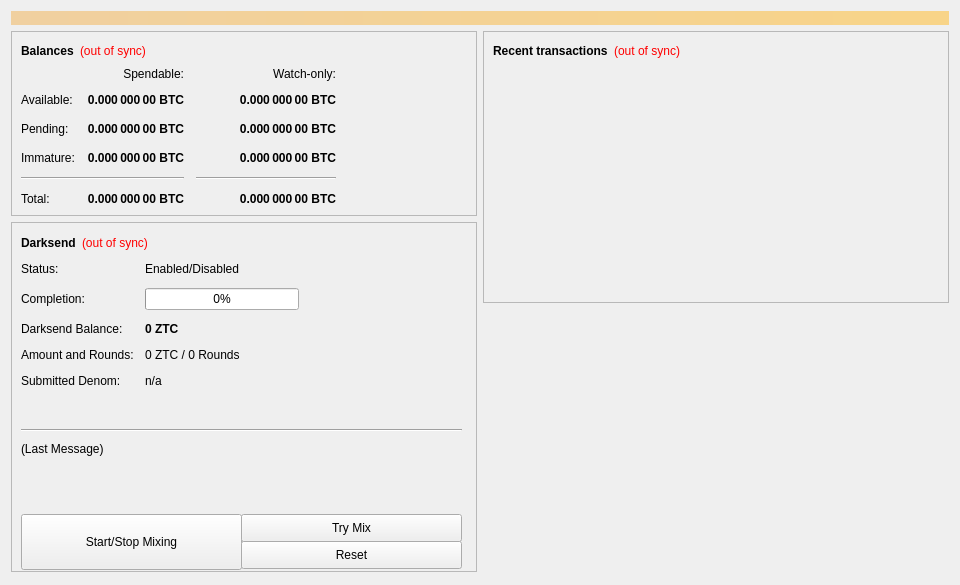
<?xml version="1.0" encoding="UTF-8"?>
<ui version="4.0">
 <class>OverviewPage</class>
 <widget class="QWidget" name="OverviewPage">
  <property name="geometry">
   <rect>
    <x>0</x>
    <y>0</y>
    <width>960</width>
    <height>585</height>
   </rect>
  </property>
  <property name="minimumSize">
   <size>
    <width>960</width>
    <height>0</height>
   </size>
  </property>
  <property name="windowTitle">
   <string>Form</string>
  </property>
  <layout class="QVBoxLayout" name="topLayout">
   <item>
    <widget class="QLabel" name="labelAlerts">
     <property name="visible">
      <bool>false</bool>
     </property>
     <property name="styleSheet">
      <string notr="true">background-color: qlineargradient(x1: 0, y1: 0, x2: 1, y2: 0, stop:0 #F0D0A0, stop:1 #F8D488); color:#000000;</string>
     </property>
     <property name="wordWrap">
      <bool>true</bool>
     </property>
     <property name="margin">
      <number>3</number>
     </property>
    </widget>
   </item>
   <item>
    <layout class="QHBoxLayout" name="horizontalLayout" stretch="1,1">
     <item>
      <layout class="QVBoxLayout" name="verticalLayout_2">
       <item>
        <widget class="QFrame" name="frame">
         <property name="frameShape">
          <enum>QFrame::StyledPanel</enum>
         </property>
         <property name="frameShadow">
          <enum>QFrame::Raised</enum>
         </property>
         <layout class="QVBoxLayout" name="verticalLayout_4">
          <item>
           <layout class="QHBoxLayout" name="horizontalLayout_4">
            <item>
             <widget class="QLabel" name="label_5">
              <property name="font">
               <font>
                <weight>75</weight>
                <bold>true</bold>
               </font>
              </property>
              <property name="text">
               <string>Balances</string>
              </property>
             </widget>
            </item>
            <item>
             <widget class="QLabel" name="labelWalletStatus">
              <property name="cursor">
               <cursorShape>WhatsThisCursor</cursorShape>
              </property>
              <property name="toolTip">
               <string>The displayed information may be out of date. Your wallet automatically synchronizes with the Zetcoin network after a connection is established, but this process has not completed yet.</string>
              </property>
              <property name="styleSheet">
               <string notr="true">QLabel { color: red; }</string>
              </property>
              <property name="text">
               <string notr="true">(out of sync)</string>
              </property>
              <property name="alignment">
               <set>Qt::AlignLeading|Qt::AlignLeft|Qt::AlignVCenter</set>
              </property>
             </widget>
            </item>
            <item>
             <spacer name="horizontalSpacer_3">
              <property name="orientation">
               <enum>Qt::Horizontal</enum>
              </property>
              <property name="sizeHint" stdset="0">
               <size>
                <width>40</width>
                <height>20</height>
               </size>
              </property>
             </spacer>
            </item>
           </layout>
          </item>
          <item>
           <layout class="QGridLayout" name="gridLayout">
            <property name="spacing">
             <number>12</number>
            </property>
            <item row="2" column="2">
             <widget class="QLabel" name="labelWatchPending">
              <property name="font">
               <font>
                <weight>75</weight>
                <bold>true</bold>
               </font>
              </property>
              <property name="cursor">
               <cursorShape>IBeamCursor</cursorShape>
              </property>
              <property name="toolTip">
               <string>Unconfirmed transactions to watch-only addresses</string>
              </property>
              <property name="text">
               <string notr="true">0.000 000 00 BTC</string>
              </property>
              <property name="alignment">
               <set>Qt::AlignRight|Qt::AlignTrailing|Qt::AlignVCenter</set>
              </property>
              <property name="textInteractionFlags">
               <set>Qt::LinksAccessibleByMouse|Qt::TextSelectableByKeyboard|Qt::TextSelectableByMouse</set>
              </property>
             </widget>
            </item>
            <item row="2" column="1">
             <widget class="QLabel" name="labelUnconfirmed">
              <property name="font">
               <font>
                <weight>75</weight>
                <bold>true</bold>
               </font>
              </property>
              <property name="cursor">
               <cursorShape>IBeamCursor</cursorShape>
              </property>
              <property name="toolTip">
               <string>Total of transactions that have yet to be confirmed, and do not yet count toward the spendable balance</string>
              </property>
              <property name="text">
               <string notr="true">0.000 000 00 BTC</string>
              </property>
              <property name="alignment">
               <set>Qt::AlignRight|Qt::AlignTrailing|Qt::AlignVCenter</set>
              </property>
              <property name="textInteractionFlags">
               <set>Qt::LinksAccessibleByMouse|Qt::TextSelectableByKeyboard|Qt::TextSelectableByMouse</set>
              </property>
             </widget>
            </item>
            <item row="3" column="2">
             <widget class="QLabel" name="labelWatchImmature">
              <property name="font">
               <font>
                <weight>75</weight>
                <bold>true</bold>
               </font>
              </property>
              <property name="cursor">
               <cursorShape>IBeamCursor</cursorShape>
              </property>
              <property name="toolTip">
               <string>Mined balance in watch-only addresses that has not yet matured</string>
              </property>
              <property name="text">
               <string notr="true">0.000 000 00 BTC</string>
              </property>
              <property name="alignment">
               <set>Qt::AlignRight|Qt::AlignTrailing|Qt::AlignVCenter</set>
              </property>
              <property name="textInteractionFlags">
               <set>Qt::LinksAccessibleByMouse|Qt::TextSelectableByKeyboard|Qt::TextSelectableByMouse</set>
              </property>
             </widget>
            </item>
            <item row="4" column="0" colspan="2">
             <widget class="Line" name="lineSpendableBalance">
              <property name="orientation">
               <enum>Qt::Horizontal</enum>
              </property>
             </widget>
            </item>
            <item row="4" column="2">
             <widget class="Line" name="lineWatchBalance">
              <property name="sizePolicy">
               <sizepolicy hsizetype="Preferred" vsizetype="Fixed">
                <horstretch>0</horstretch>
                <verstretch>0</verstretch>
               </sizepolicy>
              </property>
              <property name="minimumSize">
               <size>
                <width>140</width>
                <height>0</height>
               </size>
              </property>
              <property name="orientation">
               <enum>Qt::Horizontal</enum>
              </property>
             </widget>
            </item>
            <item row="5" column="0">
             <widget class="QLabel" name="labelTotalText">
              <property name="text">
               <string>Total:</string>
              </property>
             </widget>
            </item>
            <item row="3" column="1">
             <widget class="QLabel" name="labelImmature">
              <property name="font">
               <font>
                <weight>75</weight>
                <bold>true</bold>
               </font>
              </property>
              <property name="cursor">
               <cursorShape>IBeamCursor</cursorShape>
              </property>
              <property name="toolTip">
               <string>Mined balance that has not yet matured</string>
              </property>
              <property name="text">
               <string notr="true">0.000 000 00 BTC</string>
              </property>
              <property name="alignment">
               <set>Qt::AlignRight|Qt::AlignTrailing|Qt::AlignVCenter</set>
              </property>
              <property name="textInteractionFlags">
               <set>Qt::LinksAccessibleByMouse|Qt::TextSelectableByKeyboard|Qt::TextSelectableByMouse</set>
              </property>
             </widget>
            </item>
            <item row="2" column="3">
             <spacer name="horizontalSpacer_2">
              <property name="orientation">
               <enum>Qt::Horizontal</enum>
              </property>
              <property name="sizeHint" stdset="0">
               <size>
                <width>40</width>
                <height>20</height>
               </size>
              </property>
             </spacer>
            </item>
            <item row="3" column="0">
             <widget class="QLabel" name="labelImmatureText">
              <property name="text">
               <string>Immature:</string>
              </property>
             </widget>
            </item>
            <item row="5" column="1">
             <widget class="QLabel" name="labelTotal">
              <property name="font">
               <font>
                <weight>75</weight>
                <bold>true</bold>
               </font>
              </property>
              <property name="cursor">
               <cursorShape>IBeamCursor</cursorShape>
              </property>
              <property name="toolTip">
               <string>Your current total balance</string>
              </property>
              <property name="text">
               <string notr="true">0.000 000 00 BTC</string>
              </property>
              <property name="alignment">
               <set>Qt::AlignRight|Qt::AlignTrailing|Qt::AlignVCenter</set>
              </property>
              <property name="textInteractionFlags">
               <set>Qt::LinksAccessibleByMouse|Qt::TextSelectableByKeyboard|Qt::TextSelectableByMouse</set>
              </property>
             </widget>
            </item>
            <item row="5" column="2">
             <widget class="QLabel" name="labelWatchTotal">
              <property name="font">
               <font>
                <weight>75</weight>
                <bold>true</bold>
               </font>
              </property>
              <property name="cursor">
               <cursorShape>IBeamCursor</cursorShape>
              </property>
              <property name="toolTip">
               <string>Current total balance in watch-only addresses</string>
              </property>
              <property name="text">
               <string notr="true">0.000 000 00 BTC</string>
              </property>
              <property name="alignment">
               <set>Qt::AlignRight|Qt::AlignTrailing|Qt::AlignVCenter</set>
              </property>
              <property name="textInteractionFlags">
               <set>Qt::LinksAccessibleByMouse|Qt::TextSelectableByKeyboard|Qt::TextSelectableByMouse</set>
              </property>
             </widget>
            </item>
            <item row="0" column="2">
             <widget class="QLabel" name="labelWatchonly">
              <property name="text">
               <string>Watch-only:</string>
              </property>
              <property name="alignment">
               <set>Qt::AlignRight|Qt::AlignTrailing|Qt::AlignVCenter</set>
              </property>
             </widget>
            </item>
            <item row="1" column="0">
             <widget class="QLabel" name="labelBalanceText">
              <property name="text">
               <string>Available:</string>
              </property>
             </widget>
            </item>
            <item row="1" column="1">
             <widget class="QLabel" name="labelBalance">
              <property name="font">
               <font>
                <weight>75</weight>
                <bold>true</bold>
               </font>
              </property>
              <property name="cursor">
               <cursorShape>IBeamCursor</cursorShape>
              </property>
              <property name="toolTip">
               <string>Your current spendable balance</string>
              </property>
              <property name="text">
               <string notr="true">0.000 000 00 BTC</string>
              </property>
              <property name="alignment">
               <set>Qt::AlignRight|Qt::AlignTrailing|Qt::AlignVCenter</set>
              </property>
              <property name="textInteractionFlags">
               <set>Qt::LinksAccessibleByMouse|Qt::TextSelectableByKeyboard|Qt::TextSelectableByMouse</set>
              </property>
             </widget>
            </item>
            <item row="1" column="2">
             <widget class="QLabel" name="labelWatchAvailable">
              <property name="font">
               <font>
                <weight>75</weight>
                <bold>true</bold>
               </font>
              </property>
              <property name="cursor">
               <cursorShape>IBeamCursor</cursorShape>
              </property>
              <property name="toolTip">
               <string>Your current balance in watch-only addresses</string>
              </property>
              <property name="text">
               <string notr="true">0.000 000 00 BTC</string>
              </property>
              <property name="alignment">
               <set>Qt::AlignRight|Qt::AlignTrailing|Qt::AlignVCenter</set>
              </property>
              <property name="textInteractionFlags">
               <set>Qt::LinksAccessibleByMouse|Qt::TextSelectableByKeyboard|Qt::TextSelectableByMouse</set>
              </property>
             </widget>
            </item>
            <item row="2" column="0">
             <widget class="QLabel" name="labelPendingText">
              <property name="text">
               <string>Pending:</string>
              </property>
             </widget>
            </item>
            <item row="0" column="1">
             <widget class="QLabel" name="labelSpendable">
              <property name="text">
               <string>Spendable:</string>
              </property>
              <property name="alignment">
               <set>Qt::AlignRight|Qt::AlignTrailing|Qt::AlignVCenter</set>
              </property>
             </widget>
            </item>
           </layout>
          </item>
         </layout>
        </widget>
       </item>
       <item>
        <widget class="QFrame" name="frameDarksend">
         <property name="minimumSize">
          <size>
           <width>0</width>
           <height>350</height>
          </size>
         </property>
         <property name="layoutDirection">
          <enum>Qt::LeftToRight</enum>
         </property>
         <property name="frameShape">
          <enum>QFrame::StyledPanel</enum>
         </property>
         <property name="frameShadow">
          <enum>QFrame::Raised</enum>
         </property>
         <widget class="QWidget" name="formLayoutWidget">
          <property name="geometry">
           <rect>
            <x>10</x>
            <y>40</y>
            <width>451</width>
            <height>161</height>
           </rect>
          </property>
          <layout class="QFormLayout" name="formLayout">
           <property name="fieldGrowthPolicy">
            <enum>QFormLayout::AllNonFixedFieldsGrow</enum>
           </property>
           <property name="horizontalSpacing">
            <number>11</number>
           </property>
           <property name="verticalSpacing">
            <number>12</number>
           </property>
           <item row="0" column="0">
            <widget class="QLabel" name="label_6">
             <property name="text">
              <string>Status:</string>
             </property>
            </widget>
           </item>
           <item row="1" column="0">
            <widget class="QLabel" name="label_7">
             <property name="text">
              <string>Completion:</string>
             </property>
            </widget>
           </item>
           <item row="1" column="1">
            <widget class="QProgressBar" name="darksendProgress">
             <property name="maximumSize">
              <size>
               <width>154</width>
               <height>16777215</height>
              </size>
             </property>
             <property name="value">
              <number>0</number>
             </property>
            </widget>
           </item>
           <item row="2" column="0">
            <widget class="QLabel" name="labelAnonymizedText">
             <property name="text">
              <string>Darksend Balance:</string>
             </property>
            </widget>
           </item>
           <item row="2" column="1">
            <widget class="QLabel" name="labelAnonymized">
             <property name="font">
              <font>
               <weight>75</weight>
               <bold>true</bold>
              </font>
             </property>
             <property name="text">
              <string notr="true">0 ZTC</string>
             </property>
            </widget>
           </item>
           <item row="3" column="0">
            <widget class="QLabel" name="label_8">
             <property name="text">
              <string>Amount and Rounds:</string>
             </property>
            </widget>
           </item>
           <item row="3" column="1">
            <widget class="QLabel" name="labelAmountRounds">
             <property name="text">
              <string>0 ZTC / 0 Rounds</string>
             </property>
            </widget>
           </item>
           <item row="4" column="0">
            <widget class="QLabel" name="label_9">
             <property name="text">
              <string>Submitted Denom:</string>
             </property>
            </widget>
           </item>
           <item row="4" column="1">
            <widget class="QLabel" name="labelSubmittedDenom">
             <property name="toolTip">
              <string>The denominations you submitted to the Masternode.&lt;br&gt;To mix, other users must submit the exact same denominations.</string>
             </property>
             <property name="text">
              <string>n/a</string>
             </property>
            </widget>
           </item>
           <item row="0" column="1">
            <widget class="QLabel" name="darksendEnabled">
             <property name="text">
              <string>Enabled/Disabled</string>
             </property>
            </widget>
           </item>
          </layout>
         </widget>
         <widget class="QPushButton" name="runAutoDenom">
          <property name="geometry">
           <rect>
            <x>251</x>
            <y>17</y>
            <width>1</width>
            <height>1</height>
           </rect>
          </property>
          <property name="palette">
           <palette>
            <active>
             <colorrole role="WindowText">
              <brush brushstyle="SolidPattern">
               <color alpha="255">
                <red>0</red>
                <green>0</green>
                <blue>0</blue>
               </color>
              </brush>
             </colorrole>
             <colorrole role="Button">
              <brush brushstyle="SolidPattern">
               <color alpha="255">
                <red>239</red>
                <green>238</green>
                <blue>238</blue>
               </color>
              </brush>
             </colorrole>
             <colorrole role="Light">
              <brush brushstyle="SolidPattern">
               <color alpha="255">
                <red>255</red>
                <green>255</green>
                <blue>255</blue>
               </color>
              </brush>
             </colorrole>
             <colorrole role="Midlight">
              <brush brushstyle="SolidPattern">
               <color alpha="255">
                <red>247</red>
                <green>246</green>
                <blue>246</blue>
               </color>
              </brush>
             </colorrole>
             <colorrole role="Dark">
              <brush brushstyle="SolidPattern">
               <color alpha="255">
                <red>119</red>
                <green>119</green>
                <blue>119</blue>
               </color>
              </brush>
             </colorrole>
             <colorrole role="Mid">
              <brush brushstyle="SolidPattern">
               <color alpha="255">
                <red>159</red>
                <green>159</green>
                <blue>159</blue>
               </color>
              </brush>
             </colorrole>
             <colorrole role="Text">
              <brush brushstyle="SolidPattern">
               <color alpha="255">
                <red>0</red>
                <green>0</green>
                <blue>0</blue>
               </color>
              </brush>
             </colorrole>
             <colorrole role="BrightText">
              <brush brushstyle="SolidPattern">
               <color alpha="255">
                <red>255</red>
                <green>255</green>
                <blue>255</blue>
               </color>
              </brush>
             </colorrole>
             <colorrole role="ButtonText">
              <brush brushstyle="SolidPattern">
               <color alpha="255">
                <red>0</red>
                <green>0</green>
                <blue>0</blue>
               </color>
              </brush>
             </colorrole>
             <colorrole role="Base">
              <brush brushstyle="SolidPattern">
               <color alpha="255">
                <red>255</red>
                <green>255</green>
                <blue>255</blue>
               </color>
              </brush>
             </colorrole>
             <colorrole role="Window">
              <brush brushstyle="SolidPattern">
               <color alpha="255">
                <red>239</red>
                <green>238</green>
                <blue>238</blue>
               </color>
              </brush>
             </colorrole>
             <colorrole role="Shadow">
              <brush brushstyle="SolidPattern">
               <color alpha="255">
                <red>0</red>
                <green>0</green>
                <blue>0</blue>
               </color>
              </brush>
             </colorrole>
             <colorrole role="AlternateBase">
              <brush brushstyle="SolidPattern">
               <color alpha="255">
                <red>247</red>
                <green>246</green>
                <blue>246</blue>
               </color>
              </brush>
             </colorrole>
             <colorrole role="ToolTipBase">
              <brush brushstyle="SolidPattern">
               <color alpha="255">
                <red>255</red>
                <green>255</green>
                <blue>220</blue>
               </color>
              </brush>
             </colorrole>
             <colorrole role="ToolTipText">
              <brush brushstyle="SolidPattern">
               <color alpha="255">
                <red>0</red>
                <green>0</green>
                <blue>0</blue>
               </color>
              </brush>
             </colorrole>
            </active>
            <inactive>
             <colorrole role="WindowText">
              <brush brushstyle="SolidPattern">
               <color alpha="255">
                <red>0</red>
                <green>0</green>
                <blue>0</blue>
               </color>
              </brush>
             </colorrole>
             <colorrole role="Button">
              <brush brushstyle="SolidPattern">
               <color alpha="255">
                <red>239</red>
                <green>238</green>
                <blue>238</blue>
               </color>
              </brush>
             </colorrole>
             <colorrole role="Light">
              <brush brushstyle="SolidPattern">
               <color alpha="255">
                <red>255</red>
                <green>255</green>
                <blue>255</blue>
               </color>
              </brush>
             </colorrole>
             <colorrole role="Midlight">
              <brush brushstyle="SolidPattern">
               <color alpha="255">
                <red>247</red>
                <green>246</green>
                <blue>246</blue>
               </color>
              </brush>
             </colorrole>
             <colorrole role="Dark">
              <brush brushstyle="SolidPattern">
               <color alpha="255">
                <red>119</red>
                <green>119</green>
                <blue>119</blue>
               </color>
              </brush>
             </colorrole>
             <colorrole role="Mid">
              <brush brushstyle="SolidPattern">
               <color alpha="255">
                <red>159</red>
                <green>159</green>
                <blue>159</blue>
               </color>
              </brush>
             </colorrole>
             <colorrole role="Text">
              <brush brushstyle="SolidPattern">
               <color alpha="255">
                <red>0</red>
                <green>0</green>
                <blue>0</blue>
               </color>
              </brush>
             </colorrole>
             <colorrole role="BrightText">
              <brush brushstyle="SolidPattern">
               <color alpha="255">
                <red>255</red>
                <green>255</green>
                <blue>255</blue>
               </color>
              </brush>
             </colorrole>
             <colorrole role="ButtonText">
              <brush brushstyle="SolidPattern">
               <color alpha="255">
                <red>0</red>
                <green>0</green>
                <blue>0</blue>
               </color>
              </brush>
             </colorrole>
             <colorrole role="Base">
              <brush brushstyle="SolidPattern">
               <color alpha="255">
                <red>255</red>
                <green>255</green>
                <blue>255</blue>
               </color>
              </brush>
             </colorrole>
             <colorrole role="Window">
              <brush brushstyle="SolidPattern">
               <color alpha="255">
                <red>239</red>
                <green>238</green>
                <blue>238</blue>
               </color>
              </brush>
             </colorrole>
             <colorrole role="Shadow">
              <brush brushstyle="SolidPattern">
               <color alpha="255">
                <red>0</red>
                <green>0</green>
                <blue>0</blue>
               </color>
              </brush>
             </colorrole>
             <colorrole role="AlternateBase">
              <brush brushstyle="SolidPattern">
               <color alpha="255">
                <red>247</red>
                <green>246</green>
                <blue>246</blue>
               </color>
              </brush>
             </colorrole>
             <colorrole role="ToolTipBase">
              <brush brushstyle="SolidPattern">
               <color alpha="255">
                <red>255</red>
                <green>255</green>
                <blue>220</blue>
               </color>
              </brush>
             </colorrole>
             <colorrole role="ToolTipText">
              <brush brushstyle="SolidPattern">
               <color alpha="255">
                <red>0</red>
                <green>0</green>
                <blue>0</blue>
               </color>
              </brush>
             </colorrole>
            </inactive>
            <disabled>
             <colorrole role="WindowText">
              <brush brushstyle="SolidPattern">
               <color alpha="255">
                <red>119</red>
                <green>119</green>
                <blue>119</blue>
               </color>
              </brush>
             </colorrole>
             <colorrole role="Button">
              <brush brushstyle="SolidPattern">
               <color alpha="255">
                <red>239</red>
                <green>238</green>
                <blue>238</blue>
               </color>
              </brush>
             </colorrole>
             <colorrole role="Light">
              <brush brushstyle="SolidPattern">
               <color alpha="255">
                <red>255</red>
                <green>255</green>
                <blue>255</blue>
               </color>
              </brush>
             </colorrole>
             <colorrole role="Midlight">
              <brush brushstyle="SolidPattern">
               <color alpha="255">
                <red>247</red>
                <green>246</green>
                <blue>246</blue>
               </color>
              </brush>
             </colorrole>
             <colorrole role="Dark">
              <brush brushstyle="SolidPattern">
               <color alpha="255">
                <red>119</red>
                <green>119</green>
                <blue>119</blue>
               </color>
              </brush>
             </colorrole>
             <colorrole role="Mid">
              <brush brushstyle="SolidPattern">
               <color alpha="255">
                <red>159</red>
                <green>159</green>
                <blue>159</blue>
               </color>
              </brush>
             </colorrole>
             <colorrole role="Text">
              <brush brushstyle="SolidPattern">
               <color alpha="255">
                <red>119</red>
                <green>119</green>
                <blue>119</blue>
               </color>
              </brush>
             </colorrole>
             <colorrole role="BrightText">
              <brush brushstyle="SolidPattern">
               <color alpha="255">
                <red>255</red>
                <green>255</green>
                <blue>255</blue>
               </color>
              </brush>
             </colorrole>
             <colorrole role="ButtonText">
              <brush brushstyle="SolidPattern">
               <color alpha="255">
                <red>119</red>
                <green>119</green>
                <blue>119</blue>
               </color>
              </brush>
             </colorrole>
             <colorrole role="Base">
              <brush brushstyle="SolidPattern">
               <color alpha="255">
                <red>239</red>
                <green>238</green>
                <blue>238</blue>
               </color>
              </brush>
             </colorrole>
             <colorrole role="Window">
              <brush brushstyle="SolidPattern">
               <color alpha="255">
                <red>239</red>
                <green>238</green>
                <blue>238</blue>
               </color>
              </brush>
             </colorrole>
             <colorrole role="Shadow">
              <brush brushstyle="SolidPattern">
               <color alpha="255">
                <red>0</red>
                <green>0</green>
                <blue>0</blue>
               </color>
              </brush>
             </colorrole>
             <colorrole role="AlternateBase">
              <brush brushstyle="SolidPattern">
               <color alpha="255">
                <red>239</red>
                <green>238</green>
                <blue>238</blue>
               </color>
              </brush>
             </colorrole>
             <colorrole role="ToolTipBase">
              <brush brushstyle="SolidPattern">
               <color alpha="255">
                <red>255</red>
                <green>255</green>
                <blue>220</blue>
               </color>
              </brush>
             </colorrole>
             <colorrole role="ToolTipText">
              <brush brushstyle="SolidPattern">
               <color alpha="255">
                <red>0</red>
                <green>0</green>
                <blue>0</blue>
               </color>
              </brush>
             </colorrole>
            </disabled>
           </palette>
          </property>
          <property name="focusPolicy">
           <enum>Qt::NoFocus</enum>
          </property>
          <property name="autoFillBackground">
           <bool>true</bool>
          </property>
          <property name="text">
           <string/>
          </property>
          <property name="flat">
           <bool>true</bool>
          </property>
         </widget>
         <widget class="QPushButton" name="toggleDarksend">
          <property name="geometry">
           <rect>
            <x>10</x>
            <y>292</y>
            <width>221</width>
            <height>56</height>
           </rect>
          </property>
          <property name="sizePolicy">
           <sizepolicy hsizetype="MinimumExpanding" vsizetype="Fixed">
            <horstretch>0</horstretch>
            <verstretch>0</verstretch>
           </sizepolicy>
          </property>
          <property name="text">
           <string>Start/Stop Mixing</string>
          </property>
         </widget>
         <widget class="Line" name="lineLastMessage">
          <property name="geometry">
           <rect>
            <x>10</x>
            <y>200</y>
            <width>441</width>
            <height>16</height>
           </rect>
          </property>
          <property name="orientation">
           <enum>Qt::Horizontal</enum>
          </property>
         </widget>
         <widget class="QLabel" name="darksendStatus">
          <property name="geometry">
           <rect>
            <x>10</x>
            <y>220</y>
            <width>451</width>
            <height>61</height>
           </rect>
          </property>
          <property name="minimumSize">
           <size>
            <width>288</width>
            <height>43</height>
           </size>
          </property>
          <property name="text">
           <string>(Last Message)</string>
          </property>
          <property name="alignment">
           <set>Qt::AlignLeading|Qt::AlignLeft|Qt::AlignTop</set>
          </property>
          <property name="wordWrap">
           <bool>true</bool>
          </property>
         </widget>
         <widget class="QPushButton" name="darksendAuto">
          <property name="geometry">
           <rect>
            <x>230</x>
            <y>292</y>
            <width>221</width>
            <height>28</height>
           </rect>
          </property>
          <property name="sizePolicy">
           <sizepolicy hsizetype="MinimumExpanding" vsizetype="Fixed">
            <horstretch>0</horstretch>
            <verstretch>0</verstretch>
           </sizepolicy>
          </property>
          <property name="toolTip">
           <string>Try to manually submit a Darksend request.</string>
          </property>
          <property name="text">
           <string>Try Mix</string>
          </property>
         </widget>
         <widget class="QPushButton" name="darksendReset">
          <property name="geometry">
           <rect>
            <x>230</x>
            <y>319</y>
            <width>221</width>
            <height>28</height>
           </rect>
          </property>
          <property name="sizePolicy">
           <sizepolicy hsizetype="MinimumExpanding" vsizetype="Fixed">
            <horstretch>0</horstretch>
            <verstretch>0</verstretch>
           </sizepolicy>
          </property>
          <property name="toolTip">
           <string>Reset the current status of Darksend (can interrupt Darksend if it's in the process of Mixing, which can cost you money!)</string>
          </property>
          <property name="autoFillBackground">
           <bool>false</bool>
          </property>
          <property name="text">
           <string>Reset</string>
          </property>
         </widget>
         <widget class="QWidget" name="layoutWidget">
          <property name="geometry">
           <rect>
            <x>10</x>
            <y>10</y>
            <width>431</width>
            <height>22</height>
           </rect>
          </property>
          <layout class="QHBoxLayout" name="horizontalLayout_5">
           <item>
            <widget class="QLabel" name="label_2">
             <property name="font">
              <font>
               <weight>75</weight>
               <bold>true</bold>
              </font>
             </property>
             <property name="text">
              <string>Darksend</string>
             </property>
            </widget>
           </item>
           <item>
            <widget class="QLabel" name="labelDarksendSyncStatus">
             <property name="toolTip">
              <string>The displayed information may be out of date. Your wallet automatically synchronizes with the Zetcoin network after a connection is established, but this process has not completed yet.</string>
             </property>
             <property name="styleSheet">
              <string notr="true">QLabel { color: red; }</string>
             </property>
             <property name="text">
              <string notr="true">(out of sync)</string>
             </property>
             <property name="alignment">
              <set>Qt::AlignLeading|Qt::AlignLeft|Qt::AlignVCenter</set>
             </property>
            </widget>
           </item>
           <item>
            <spacer name="horizontalSpacer_4">
             <property name="orientation">
              <enum>Qt::Horizontal</enum>
             </property>
             <property name="sizeHint" stdset="0">
              <size>
               <width>40</width>
               <height>20</height>
              </size>
             </property>
            </spacer>
           </item>
          </layout>
         </widget>
        </widget>
       </item>
       <item>
        <spacer name="verticalSpacer">
         <property name="orientation">
          <enum>Qt::Vertical</enum>
         </property>
         <property name="sizeHint" stdset="0">
          <size>
           <width>20</width>
           <height>40</height>
          </size>
         </property>
        </spacer>
       </item>
      </layout>
     </item>
     <item>
      <layout class="QVBoxLayout" name="verticalLayout_3">
       <item>
        <widget class="QFrame" name="frame_2">
         <property name="frameShape">
          <enum>QFrame::StyledPanel</enum>
         </property>
         <property name="frameShadow">
          <enum>QFrame::Raised</enum>
         </property>
         <layout class="QVBoxLayout" name="verticalLayout">
          <item>
           <layout class="QHBoxLayout" name="horizontalLayout_2">
            <item>
             <widget class="QLabel" name="label_4">
              <property name="font">
               <font>
                <weight>75</weight>
                <bold>true</bold>
               </font>
              </property>
              <property name="text">
               <string>Recent transactions</string>
              </property>
             </widget>
            </item>
            <item>
             <widget class="QLabel" name="labelTransactionsStatus">
              <property name="cursor">
               <cursorShape>WhatsThisCursor</cursorShape>
              </property>
              <property name="toolTip">
               <string>The displayed information may be out of date. Your wallet automatically synchronizes with the Zetcoin network after a connection is established, but this process has not completed yet.</string>
              </property>
              <property name="styleSheet">
               <string notr="true">QLabel { color: red; }</string>
              </property>
              <property name="text">
               <string notr="true">(out of sync)</string>
              </property>
              <property name="alignment">
               <set>Qt::AlignRight|Qt::AlignTrailing|Qt::AlignVCenter</set>
              </property>
             </widget>
            </item>
            <item>
             <spacer name="horizontalSpacer">
              <property name="orientation">
               <enum>Qt::Horizontal</enum>
              </property>
              <property name="sizeHint" stdset="0">
               <size>
                <width>40</width>
                <height>20</height>
               </size>
              </property>
             </spacer>
            </item>
           </layout>
          </item>
          <item>
           <widget class="QListView" name="listTransactions">
            <property name="styleSheet">
             <string notr="true">QListView { background: transparent; }</string>
            </property>
            <property name="frameShape">
             <enum>QFrame::NoFrame</enum>
            </property>
            <property name="verticalScrollBarPolicy">
             <enum>Qt::ScrollBarAlwaysOff</enum>
            </property>
            <property name="horizontalScrollBarPolicy">
             <enum>Qt::ScrollBarAlwaysOff</enum>
            </property>
            <property name="selectionMode">
             <enum>QAbstractItemView::NoSelection</enum>
            </property>
           </widget>
          </item>
         </layout>
        </widget>
       </item>
       <item>
        <spacer name="verticalSpacer_2">
         <property name="orientation">
          <enum>Qt::Vertical</enum>
         </property>
         <property name="sizeHint" stdset="0">
          <size>
           <width>20</width>
           <height>40</height>
          </size>
         </property>
        </spacer>
       </item>
      </layout>
     </item>
    </layout>
   </item>
  </layout>
 </widget>
 <resources/>
 <connections/>
</ui>
